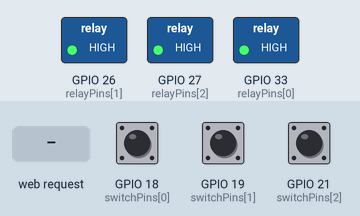
This sketch was run on a simulated ESP32. On the bench: switched loads named in the sketch (green lamp = pin HIGH). The test bench sets the inputs (shaded band); at power-on: GPIO 18 (switchPins[0]) HIGH, GPIO 21 (switchPins[2]) HIGH, GPIO 19 (switchPins[1]) HIGH. WiFi joins after 1.5 s; servers stay silent unless stated; what the sketch prints to the serial monitor is not drawn.

Above: at 2.7 s.
2.8 s: GPIO 18 (switchPins[0]) pulled LOW for 0.15 s
At 2.88 s:
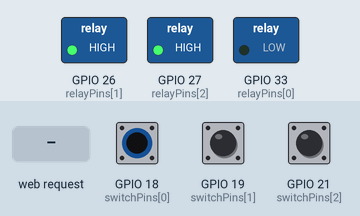
4.4 s: HTTP request GET /ON2 received
At 4.7 s:
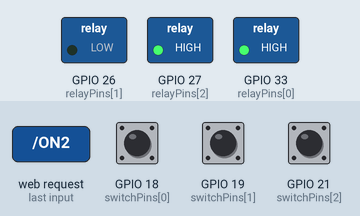
5.9 s: GPIO 21 (switchPins[2]) pulled LOW for 0.15 s
At 5.99 s:
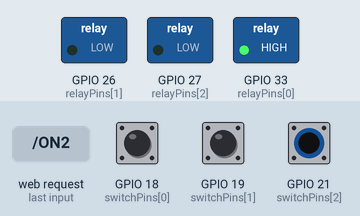
7.5 s: HTTP request GET /ON1 received
At 8.7 s:
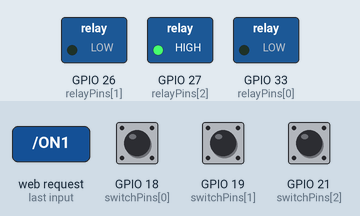
9.0 s: GPIO 21 (switchPins[2]) pulled LOW for 1 s
At 9.8 s:
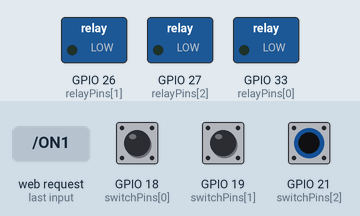
11.5 s: GPIO 21 (switchPins[2]) pulled LOW for 3.2 s
At 15.0 s:
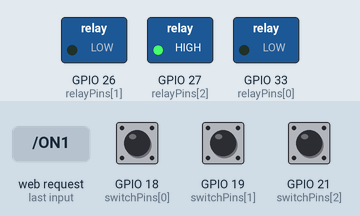
Timing chart, 0 to 16.5 s (numbered marks = the images above; inputs shaded):
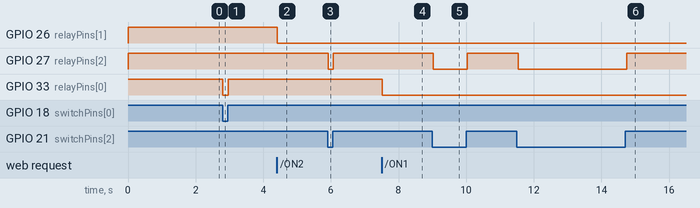

The sketch:

light_capstone.ino
```cpp
#include <WiFi.h>

//  Replace with your WiFi credentials:
const char *ssid = "iPhone";
const char *password = "shimalakas";

WiFiServer server(80);  // HTTP server on port 80

// Relay and Switch pin assignments
const int relayPins[] = {33, 26, 27};
const int switchPins[] = {18, 19, 21};

// Relay states: LOW means relay is ON, HIGH means OFF (assuming active LOW relays)
bool relayStates[3] = {HIGH, HIGH, HIGH};

// For edge detection on physical (rocker) switches
bool lastSwitchState[3] = {HIGH, HIGH, HIGH};

void setup() {
  Serial.begin(115200);

  // Set up relay pins as output and switch pins as input with pull-up
  for (int i = 0; i < 3; i++) {
    pinMode(relayPins[i], OUTPUT);
    pinMode(switchPins[i], INPUT_PULLUP);
    digitalWrite(relayPins[i], relayStates[i]); // Initialize relay state
  }

  // Connect to WiFi
  WiFi.begin(ssid, password);
  Serial.print("Connecting to WiFi");
  while (WiFi.status() != WL_CONNECTED) {
    delay(500);
    Serial.print(".");
  }
  Serial.println("\nWiFi Connected!");
  Serial.print("ESP32 IP Address: ");
  Serial.println(WiFi.localIP());
  server.begin();  // Start the HTTP server
}

void loop() {
  // Handle physical rocker switch input with edge detection
  for (int i = 0; i < 3; i++) {
    bool currentSwitchState = digitalRead(switchPins[i]);

    // Check if the physical switch state has changed
    if (currentSwitchState != lastSwitchState[i]) {
      if (i == 1) {
        //  Invert the logic for GPIO 19
        relayStates[i] = (currentSwitchState == HIGH) ? LOW : HIGH;
      } else {
        relayStates[i] = (currentSwitchState == LOW) ? LOW : HIGH;
      }

      Serial.printf("Physical switch %d turned %s\n", i + 1, relayStates[i] == LOW ? "ON" : "OFF");

      lastSwitchState[i] = currentSwitchState;  // Update last state
      digitalWrite(relayPins[i], relayStates[i]); // Update relay immediately
    }
  }

  // Handle Web Server Requests
  WiFiClient client = server.available();
  if (client) {
    Serial.println("New Client Connected");
    String request = client.readStringUntil('\r');  // Read the HTTP request
    client.flush();

    //  Fix: Allow web commands to control relays at all times
    if (request.indexOf("/ON1") != -1) {
      relayStates[0] = LOW;
      Serial.println("Web: Relay 1 ON");
    }
    if (request.indexOf("/OFF1") != -1) {
      relayStates[0] = HIGH;
      Serial.println("Web: Relay 1 OFF");
    }
    if (request.indexOf("/ON2") != -1) {
      relayStates[1] = LOW;
      Serial.println("Web: Relay 2 ON");
    }
    if (request.indexOf("/OFF2") != -1) {
      relayStates[1] = HIGH;
      Serial.println("Web: Relay 2 OFF");
    }
    if (request.indexOf("/ON3") != -1) {
      relayStates[2] = LOW;
      Serial.println("Web: Relay 3 ON");
    }
    if (request.indexOf("/OFF3") != -1) {
      relayStates[2] = HIGH;
      Serial.println("Web: Relay 3 OFF");
    }

    // After processing web commands, update all relays
    for (int i = 0; i < 3; i++) {
      digitalWrite(relayPins[i], relayStates[i]);
    }

    // Send a simple HTML page back to the client
    client.println("HTTP/1.1 200 OK");
    client.println("Content-Type: text/html");
    client.println("Connection: close");
    client.println();
    client.println("<html><head>");
    client.println("<style>");
    client.println("body { font-family: Arial, sans-serif; text-align: center; background-color: #f4f4f4; padding: 20px; }");
    client.println(".container { background: white; padding: 30px; border-radius: 10px; display: inline-block; }");
    client.println(".button { font-size: 20px; padding: 10px 20px; margin: 10px; border: none; border-radius: 5px; cursor: pointer; }");
    client.println(".on { background-color: green; color: white; }");
    client.println(".off { background-color: red; color: white; }");
    client.println("</style>");
    client.println("</head><body>");
    client.println("<div class='container'>");
    client.println("<h1>ESP32 Relay Control</h1>");

    for (int i = 0; i < 3; i++) {
      client.print("<p>Relay ");
      client.print(i + 1);
      client.print(" is <b>");
      client.print(relayStates[i] == LOW ? "ON" : "OFF");
      client.println("</b></p>");
      client.print("<a href='/ON");
      client.print(i + 1);
      client.print("'><button class='button on'>Turn ON</button></a>");
      client.print("<a href='/OFF");
      client.print(i + 1);
      client.print("'><button class='button off'>Turn OFF</button></a>");
    }

    client.println("</div></body></html>");
    client.stop();
  }

  delay(50);  // Short debounce delay
}
```

Measured:
- after the input at 2.8 s, GPIO 33 (relayPins[0]): HIGH → LOW at once, → HIGH 0.15 s later
- after the input at 4.4 s, GPIO 26 (relayPins[1]): HIGH → LOW at once
- after the input at 5.9 s, GPIO 27 (relayPins[2]): HIGH → LOW at once, → HIGH 0.15 s later
- after the input at 7.5 s, GPIO 33 (relayPins[0]): HIGH → LOW at once
- after the input at 9.0 s, GPIO 27 (relayPins[2]): HIGH → LOW at once, → HIGH 1.0 s later
- after the input at 11.5 s, GPIO 27 (relayPins[2]): HIGH → LOW at once, → HIGH 3.2 s later
